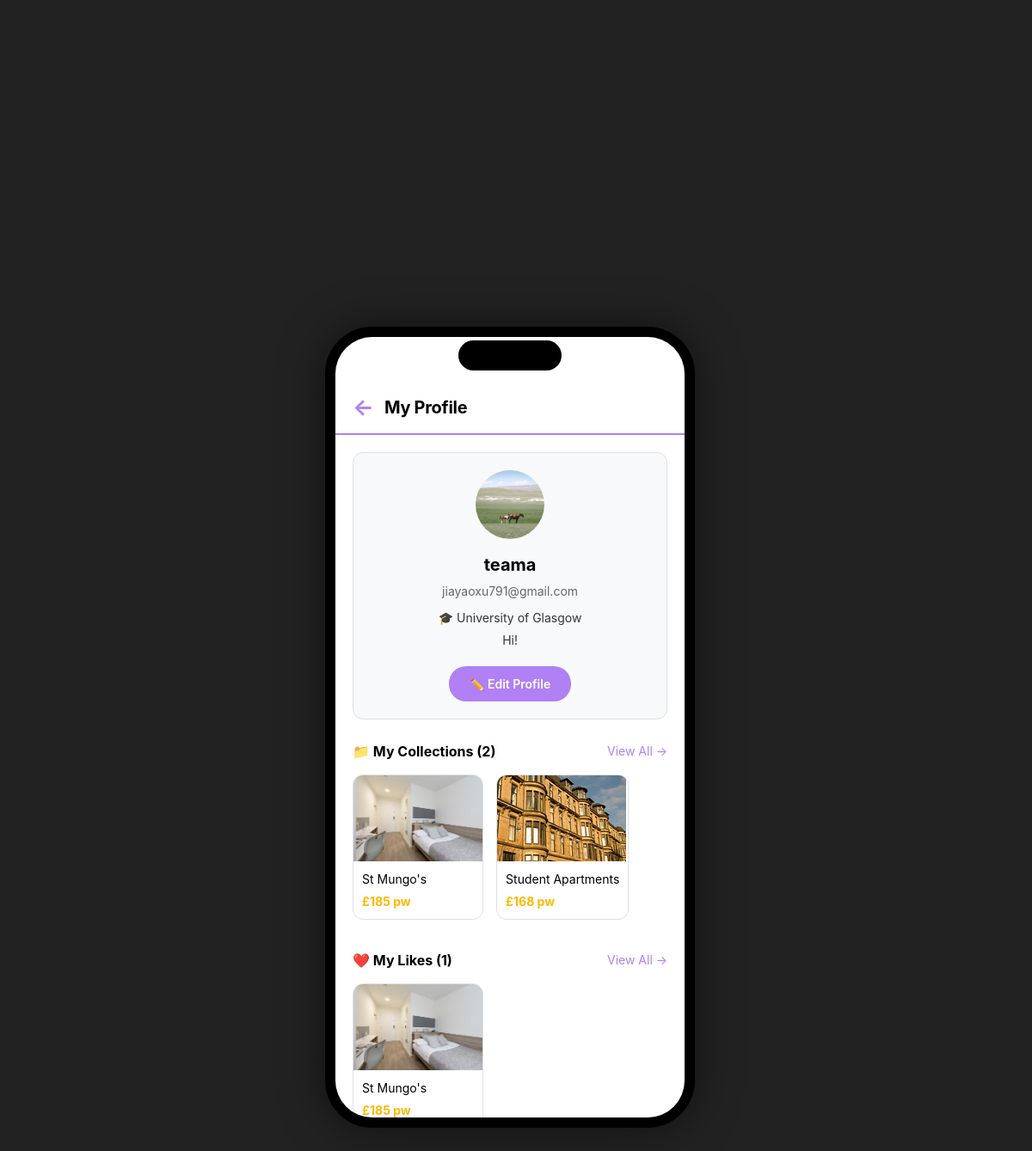
The page /dashboard/user/ (signed in) on the database its author committed.
### properties/models.py (models this page shows, shortened)
class UserProfile(models.Model):
    user = models.OneToOneField(User, on_delete=models.CASCADE, related_name='profile')
    avatar = models.ImageField(upload_to='avatars/', blank=True, null=True, verbose_name="Avatar")
    university = models.CharField(max_length=100, blank=True, verbose_name="University")
    bio = models.TextField(blank=True, verbose_name="Bio")
    created_at = models.DateTimeField(auto_now_add=True)
    updated_at = models.DateTimeField(auto_now=True)
    class Meta:
        verbose_name = "User Profile"
        verbose_name_plural = "User Profiles"

class User(AbstractUser):
    ROLE_CHOICES = (
        ('user', 'Student User'),
        ('agency', 'Agency'),
        ('admin', 'Administrator'),
    )
    role = models.CharField(max_length=10, choices=ROLE_CHOICES, default='user')

class Property(models.Model):
    title = models.CharField(max_length=200)
    description = models.TextField()
    price = models.IntegerField(verbose_name="Price (£/week)")
    zip_code = models.CharField(max_length=10)
    image = models.ImageField(upload_to="images/", blank=True, null=True)
    owner = models.ForeignKey(User, on_delete=models.CASCADE)
    created_at = models.DateTimeField(auto_now_add=True)
    address = models.CharField(max_length=255, blank=True)
    area = models.CharField(max_length=100, blank=True)
    latitude = models.FloatField(null=True, blank=True)
    longitude = models.FloatField(null=True, blank=True)
    address = models.CharField(max_length=300, blank=True, verbose_name="Full Address")
    latitude = models.DecimalField(max_digits=9, decimal_places=7, null=True, blank=True, verbose_name="Latitude")
    longitude = models.DecimalField(max_digits=10, decimal_places=7, null=True, blank=True, verbose_name="Longitude")
    distance_from_campus = models.CharField(max_length=50, blank=True, verbose_name="Distance from Campus")
    area = models.CharField(max_length=100, blank=True, null=True)

### properties/views.py (the view)
# urls.py: path('dashboard/user/', views.user_dashboard, name='user_dashboard'),
@login_required
def user_dashboard(request):
    profile, created = UserProfile.objects.get_or_create(user=request.user)
    my_collections_count = Collection.objects.filter(user=request.user).count()
    my_likes_count = Like.objects.filter(user=request.user).count()
    my_reviews_count = Review.objects.filter(user=request.user).count()
    recent_collections = Property.objects.filter(
        collected_by__user=request.user
    ).order_by('-collected_by__created_at')[:3]
    recent_likes = Property.objects.filter(
        likes__user=request.user
    ).order_by('-likes__created_at')[:3]
    recent_reviews = Review.objects.filter(
        user=request.user
    ).select_related('property').order_by('-created_at')[:3]
    context = {
        'profile': profile,
        'my_collections_count': my_collections_count,
        'my_likes_count': my_likes_count,
        'my_reviews_count': my_reviews_count,
        'recent_collections': recent_collections,
        'recent_likes': recent_likes,
        'recent_reviews': recent_reviews,
    }
    return render(request, "dashboards/user_dashboard.html", context)

### properties/templates/dashboards/user_dashboard.html (shortened to what this page needs)
{% extends 'base/base.html' %}
{% block content %}
<div class="dashboard-container">
    <div class="top-nav">
        <a href="{% url 'home' %}" class="home-btn">←</a>
        <div class="page-title">My Profile</div>
    </div>
    <div class="dashboard-content">
        <div class="profile-card">
            {% if profile.avatar %}
                <img src="{{ profile.avatar.url }}" alt="Avatar" class="avatar-image">
            {% else %}
                <div class="avatar-circle">
                    {{ user.username.0|upper }}
                </div>
            {% endif %}
            <div class="username">{{ user.username }}</div>
            <div class="user-email">{{ user.email }}</div>
            {% if profile.university %}
                <div class="user-info">🎓 {{ profile.university }}</div>
            {% endif %}
            {% if profile.bio %}
                <div class="user-info">{{ profile.bio }}</div>
            {% endif %}
            <a href="{% url 'edit_user_profile' %}" class="edit-btn">✏️ Edit Profile</a>
        </div>
        <div class="section-header">
            <div class="section-title">📁 My Collections ({{ my_collections_count }})</div>
            <a href="{% url 'my_collection' %}?from=dashboard" class="view-all">View All →</a>
        </div>
        {% if recent_collections %}
            <div class="scroll-container">
                {% for property in recent_collections %}
                <a href="{% url 'property_detail' property.id %}" style="text-decoration: none; color: inherit;">
                    <div class="property-card">
                        {% if property.image %}
                            <img src="{{ property.image.url }}" alt="{{ property.title }}" class="property-image">
                        {% else %}
                            <div class="property-image"></div>
                        {% endif %}
                        <div class="property-info">
                            <div class="property-title">{{ property.title }}</div>
                            <div class="property-price">£{{ property.price }} pw</div>
                        </div>
                    </div>
                </a>
                {% endfor %}
            </div>
        {% else %}
            <div class="empty-state">No collections yet</div>
        {% endif %}
        <div class="section-header">
            <div class="section-title">❤️ My Likes ({{ my_likes_count }})</div>
            <a href="{% url 'my_likes' %}?from=dashboard" class="view-all">View All →</a>
        </div>
        {% if recent_likes %}
            <div class="scroll-container">
                {% for property in recent_likes %}
                <a href="{% url 'property_detail' property.id %}" style="text-decoration: none; color: inherit;">
                    <div class="property-card">
                        {% if property.image %}
                            <img src="{{ property.image.url }}" alt="{{ property.title }}" class="property-image">
                        {% else %}
                            <div class="property-image"></div>
                        {% endif %}
                        <div class="property-info">
                            <div class="property-title">{{ property.title }}</div>
                            <div class="property-price">£{{ property.price }} pw</div>
                        </div>
                    </div>
                </a>
                {% endfor %}
            </div>
        {% else %}
            <div class="empty-state">No likes yet</div>
        {% endif %}
    </div>
</div>
{% endblock %}

### rows shown on the page
UserProfile: avatar (picture), university "University of Glasgow", bio "Hi!"
User: username "teama", email "jiayaoxu791@gmail.com"
Property: image (picture), title "St Mungo's", price "185"
Property: image (picture), title "Student Apartments", price "168"

### other values the page prints
{{ my_collections_count }} "2"
{{ my_likes_count }} "1"
